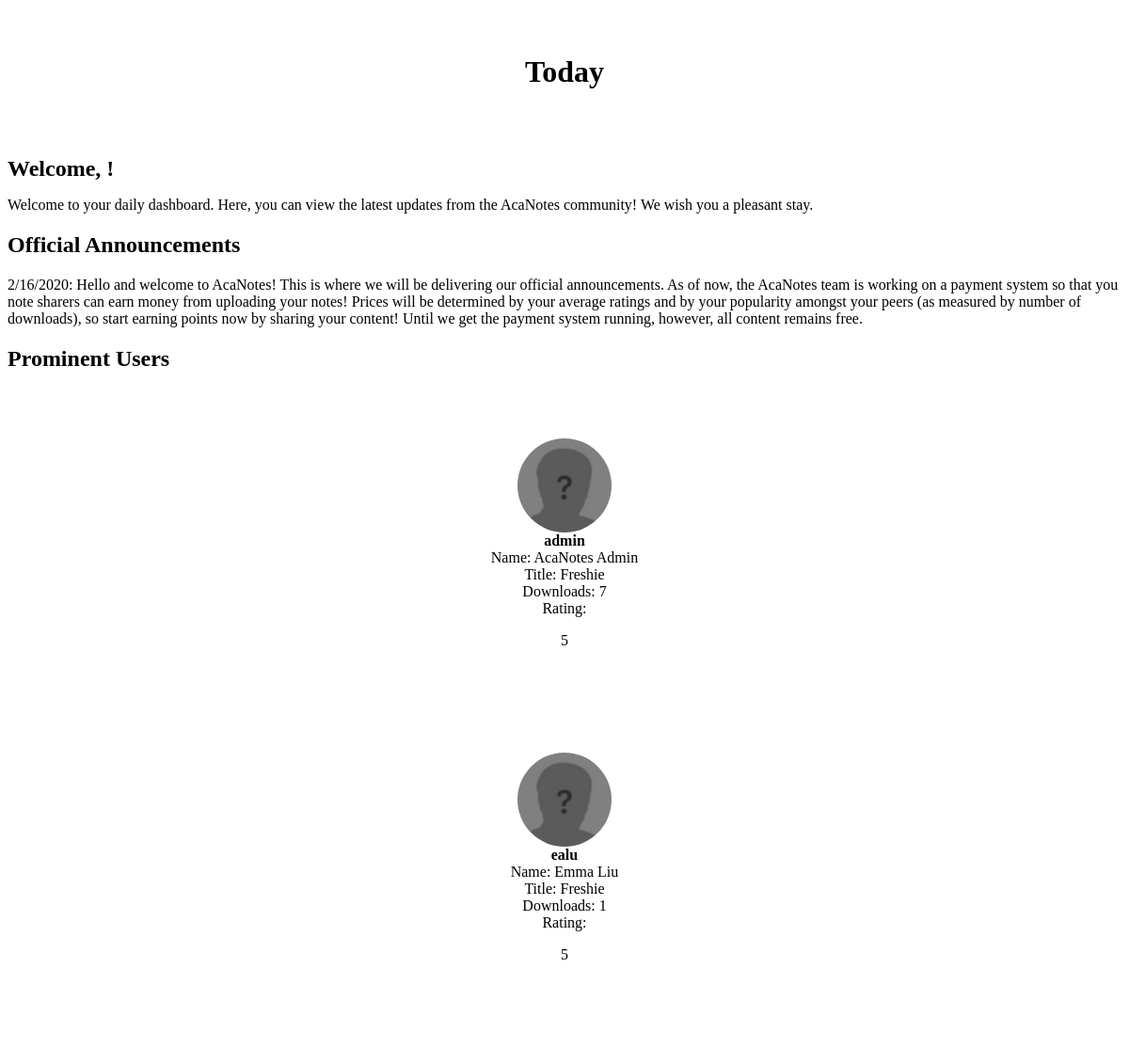
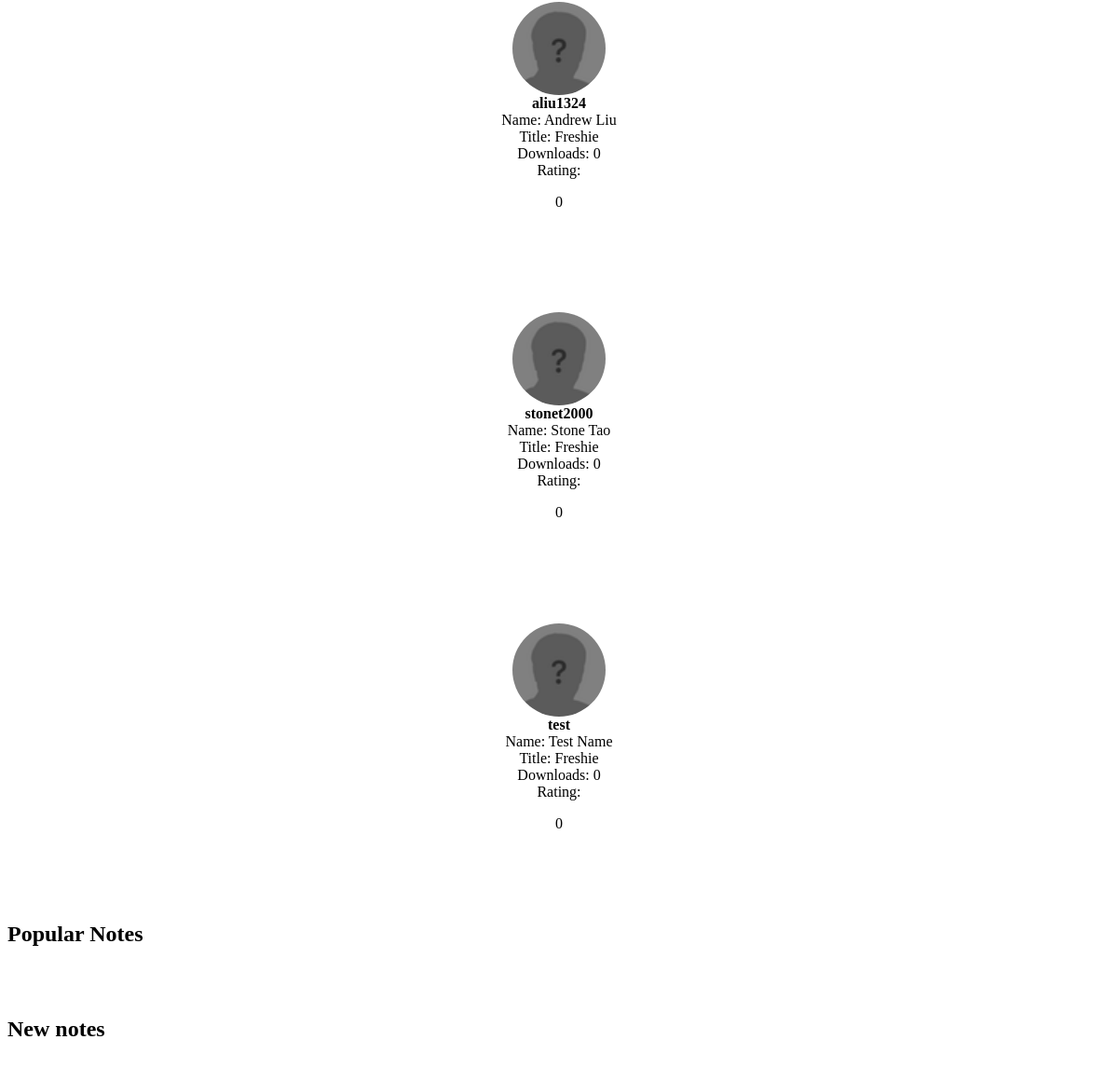
The page /htdocs/today/today_new.php on the database its author committed (2 pictures, top to bottom).
### tables this page shows
CREATE TABLE `announcements` (
  `announcement` text NOT NULL,
  `announcement_index` int(11) NOT NULL
);

CREATE TABLE `users` (
  `user_first` varchar(50) NOT NULL,
  `user_last` varchar(50) NOT NULL,
  `user_email` varchar(100) NOT NULL,
  `user_pwd` varchar(100) NOT NULL,
  `user_uid` varchar(50) NOT NULL,
  `user_id` int(255) NOT NULL AUTO_INCREMENT,
  `user_description` text NOT NULL DEFAULT '',
  `user_rating` float DEFAULT NULL,
  `user_downloads` int(255) NOT NULL DEFAULT 0,
  `user_points` int(11) NOT NULL DEFAULT 0,
  `user_title` text NOT NULL,
  `vkey` varchar(45) NOT NULL,
  `verified` tinyint(1) NOT NULL,
  `createdate` timestamp(6) NOT NULL DEFAULT current_timestamp(6),
  PRIMARY KEY (`user_id`)
);

### public/htdocs/today/today_new.php (the view, shortened to what this page needs)
<body>
  <?php include $_SERVER['DOCUMENT_ROOT'] . '/header.php'; ?>
  <link rel="stylesheet" href = "../notes-wiki/notes-wiki-styles.css"/>
  <div class='container'>
    <main class='content-wrapper'>
    <div class='fullwidth' id='title-head-wrapper'>
        <div id='title-head'>
          <h1 style='text-align:center;'>Today</h1>
        </div>
      </div>
    <div class="todayViewContentRow" boxed>
      <h2 style='margin-bottom:15px;'>Welcome, <?php echo $_SESSION['u_uid']; ?>!</h2>
      <p>Welcome to your daily dashboard. Here, you can view the latest updates from the AcaNotes community! We wish you a pleasant stay.</p>
    </div>
    <div boxed style= 'width: 100%'>
    <h2 class="horizontalMargin">Official Announcements</h2>
    <p>
    <?php
      $sql = "SELECT * FROM announcements WHERE announcement_index = 1";
      $result = mysqli_query($conn, $sql);
        if($row = mysqli_fetch_assoc($result))
        {
        echo $row['announcement'];
        }
    ?>
    </p>
    </div>
    <div boxed style= 'width: 100%'>
        <h2 class="horizontalMargin">Prominent Users</h2>
        <br/>
        <?php
        $sql = "SELECT * FROM users ORDER BY user_rating*user_downloads DESC";
        $result = mysqli_query($conn, $sql);
        $queryResults = mysqli_num_rows($result);
        if ($queryResults > 0) {
          $count = 0;
            echo "<center>";
            while ($row = mysqli_fetch_assoc($result)) {
              if ($count < 8) {
                echo "
                <a href='../user.php?user=".$row['user_uid']."' class='notes-wiki-a'>
                <div style ='width: 250pt; height: 250pt;'>";
                $jpg = '../profilepics/'.$row['user_uid'].'.jpg';
                $png = '../profilepics/'.$row['user_uid'].'.png';
                $jpeg = '../profilepics/'.$row['user_uid'].'.jpeg';
                $gif = '../profilepics/'.$row['user_uid'].'.gif';
                $default_path = '../images/profile-default-64x64.png';
                if(file_exists($jpg))
                {
                    echo "<img src = '$jpg' style = 'margin-top: 10%; border-radius: 100pt; border-image-width: 5pt; height: 75pt; width: 75pt;'/>";
                }
                elseif(file_exists($png))
                {
                    echo "<img src = '$png' style = 'margin-top: 10%; border-radius: 100pt; border-image-width: 5pt; height: 75pt; width: 75pt;'/>";
                }
                elseif(file_exists($jpeg))
                {
                    echo "<img src = '$jpeg' style = 'margin-top: 10%; border-radius: 100pt; border-image-width: 5pt; height: 75pt; width: 75pt;'/>";
                }
                elseif(file_exists($gif))
                {
                    echo "<img src = '$gif' style = 'margin-top: 10%; border-radius: 100pt; border-image-width: 5pt; height: 75pt; width: 75pt;'/>";
                }
                else
                {
                    echo "<img src = '$default_path' style = 'margin-top: 10%; border-radius: 100pt;  border-image-width: 5pt; height: 75pt; width: 75pt;'/>";
                }
                echo "
                <br/>
                  <strong>".$row['user_uid']."</strong><br>
                  Name: ".$row['user_first'].' '.$row['user_last']."<br>
                  Title: ".$row['user_title']."<br>
                  Downloads: ".$row['user_downloads']."<br>
                  Rating: <p><span class='stars'>";
                  if($row['user_rating'] != NULL){echo $row['user_rating']+1;}else{echo "0";}
                  echo"</span></p>
                  </div>
                </a>";
              } else break;
              $count++;
            }
            echo "</center>";
        }
        ?>
    </div>
    <div boxed style='width:100%;'>
    <h2 class="horizontalMargin">Popular Notes</h2>
    <br/>
      <br/>
      <h2 class="horizontalMargin">New notes</h2>
      <br/>
        </div>
    </main>
  </div>

### public/htdocs/notes-wiki/notes-wiki-styles.css (style rules this page uses)
#title-head-wrapper { background-color: var(--p1); }
#title-head > h1 { color:var(--white); padding-top: 50px; padding-bottom: 50px; }
span.stars, span.stars span { display: block; background: url(https://s3-us-west-2.amazonaws.com/s.cdpn.io/747/star-o-white.svg) 0 0 repeat-x; width: 200px; height: 40px; background-size: 40px 40px; }
.notes-wiki-a { color: black; text-decoration: none; }

### rows shown on the page
announcements: announcement "2/16/2020: Hello and welcome to AcaNotes! This is where we will be delivering our official announcements. As of now, the AcaNotes team is working on a payment system so that you note sharers can earn money from uploading your notes! Prices will be determined by your average ratings and by your popularity amongst your peers (as measured by number of downloads), so start earning points now by sharing your content! Until we get the payment system running, however, all content remains free."
users: user_uid "admin", user_first "AcaNotes", user_last "Admin", user_title "Freshie", user_downloads "7", $row['user_rating']+1 "5"
users: user_uid "ealu", user_first "Emma", user_last "Liu", user_title "Freshie", user_downloads "1", $row['user_rating']+1 "5"
users: user_uid "aliu1324", user_first "Andrew", user_last "Liu", user_title "Freshie", user_downloads "0"
users: user_uid "stonet2000", user_first "Stone", user_last "Tao", user_title "Freshie", user_downloads "0"
users: user_uid "test", user_first "Test", user_last "Name", user_title "Freshie", user_downloads "0"
